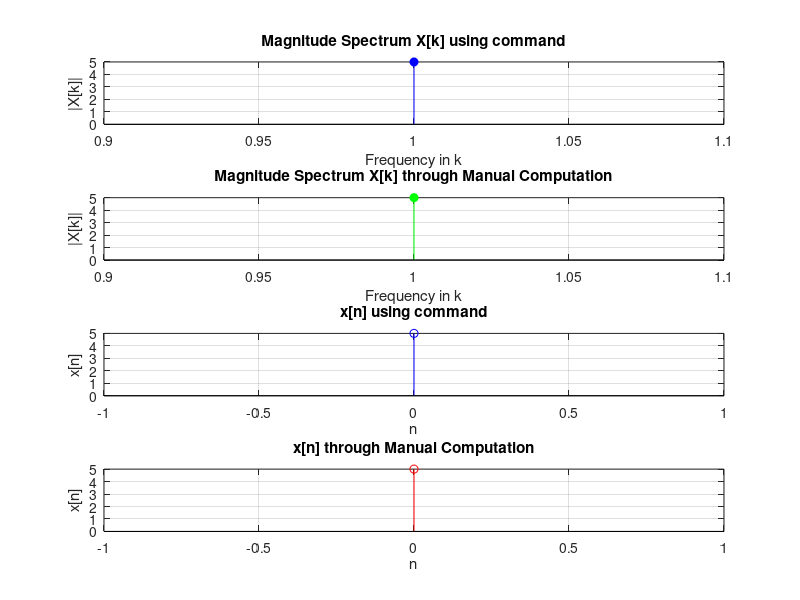

This figure's MATLAB source:
close all;
clear;
clc;
% Input signal
x = input('Enter the signal: ');
N = length(x);
% Initialize DFT matrix
W = zeros(N, N);
% Compute DFT matrix manually
for n = 1:N
 for k = 1:N
 W(n,k) = exp(-1j*2*pi*(n-1)*(k-1)/N);
 end
end
% Compute DFT of x(n)
X = x * W;
% Compute IDFT using conjugate transpose property
W_inv = transpose(conj(W));
x_recons = (X * W_inv) / N;
% Plot magnitude spectrum of DFT
figure;
% Magnitude Spectrum using built-in FFT
subplot(4,1,1);
stem(abs(fft(x)), 'b', 'filled');
title('Magnitude Spectrum X[k] using command');
ylabel('|X[k]|');
xlabel('Frequency in k');
grid on;

% Magnitude Spectrum using manual DFT computation
subplot(4,1,2);
stem(abs(X), 'g', 'filled');
title('Magnitude Spectrum X[k] through Manual Computation');
ylabel('|X[k]|');
xlabel('Frequency in k');
grid on;

% Original Signal using command
subplot(4,1,3);
stem(0:N-1, x, 'bo');
title('x[n] using command');
ylabel('x[n]');
xlabel('n');
grid on;

% Original Signal through Manual Computation
subplot(4,1,4);
stem(0:N-1, real(x_recons), 'ro');
title('x[n] through Manual Computation');
ylabel('x[n]');
xlabel('n');
grid on;
